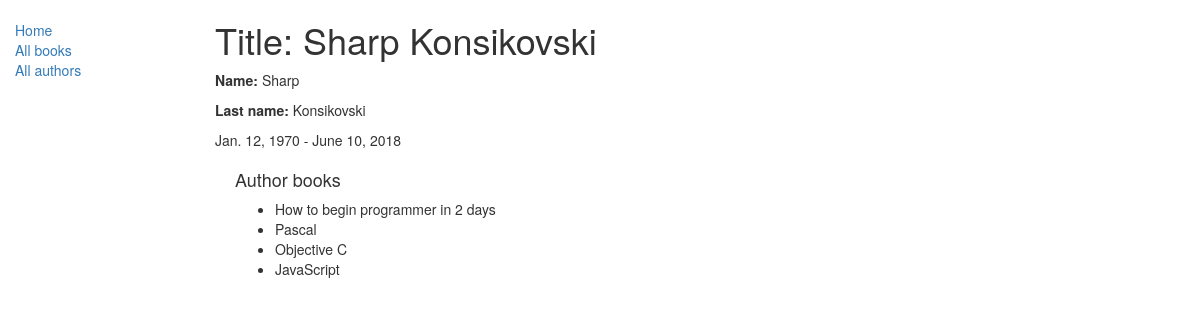
Screenshot of /catalog/author/6 with the database file from the repository.
### catalog/models.py (models this page shows, shortened)
class Author(models.Model):
    first_name = models.CharField(max_length=100)
    last_name = models.CharField(max_length=100)
    date_of_birth = models.DateField(null=True, blank=True)
    date_of_death = models.DateField('Died', null=True, blank=True)

class Book(models.Model):
    title = models.CharField(max_length=200)
    author = models.ForeignKey('Author', on_delete=models.SET_NULL, null=True)
    summary = models.TextField(max_length=1000, help_text="Enter a brief description of the book")
    isbn = models.CharField('ISBN', max_length=13,
                            help_text='13 Character <a href="https://www.isbn-international.org/content/what-isbn">ISBN number</a>')
    genre = models.ManyToManyField(Genre, help_text="Select a genre for this book")
    language = models.ForeignKey('Language', on_delete=models.SET_NULL, null=True)
    def display_genre(self):
        """
          Creates a string for the Genre. This is required to display genre in Admin.
        """
        return ', '.join([genre.name for genre in self.genre.all()[:3]])
    display_genre.short_description = 'Genre'

### catalog/views.py (the view)
# urls.py: re_path(r'^author/(?P<pk>\d+)$', views.AuthorDetailView.as_view(), name='author-detail'),
class AuthorDetailView(generic.DetailView):
    model = Author

### catalog/templates/catalog/author_detail.html
{% extends "base_generic.html" %}
{% block content %}
  <h1>Title: {{ author.first_name}} {{ author.last_name }}</h1>
  <p><strong>Name:</strong> {{ author.first_name }}</p>
  <p><strong>Last name:</strong> {{ author.last_name }}</p>
  <p>{{ author.date_of_birth }} {% if author.date_of_death %} - {{ author.date_of_death }}{% endif %}</p>
    <div style="margin-left:20px;margin-top:20px">
        <h4>Author books</h4>
       <ul>
        {% for book in author.book_set.all %}
        {% if book.title %}
            <li> {{ book.title }}</li>
        {% endif %}
        {% endfor %}
       </ul>
{% endblock %}

### rows the page displays
Author: first_name "Sharp", last_name "Konsikovski", date_of_birth "Jan. 12, 1970", date_of_death "June 10, 2018"
Book: title "How to begin programmer in 2 days"
Book: title "Pascal"
Book: title "Objective C"
Book: title "JavaScript"
